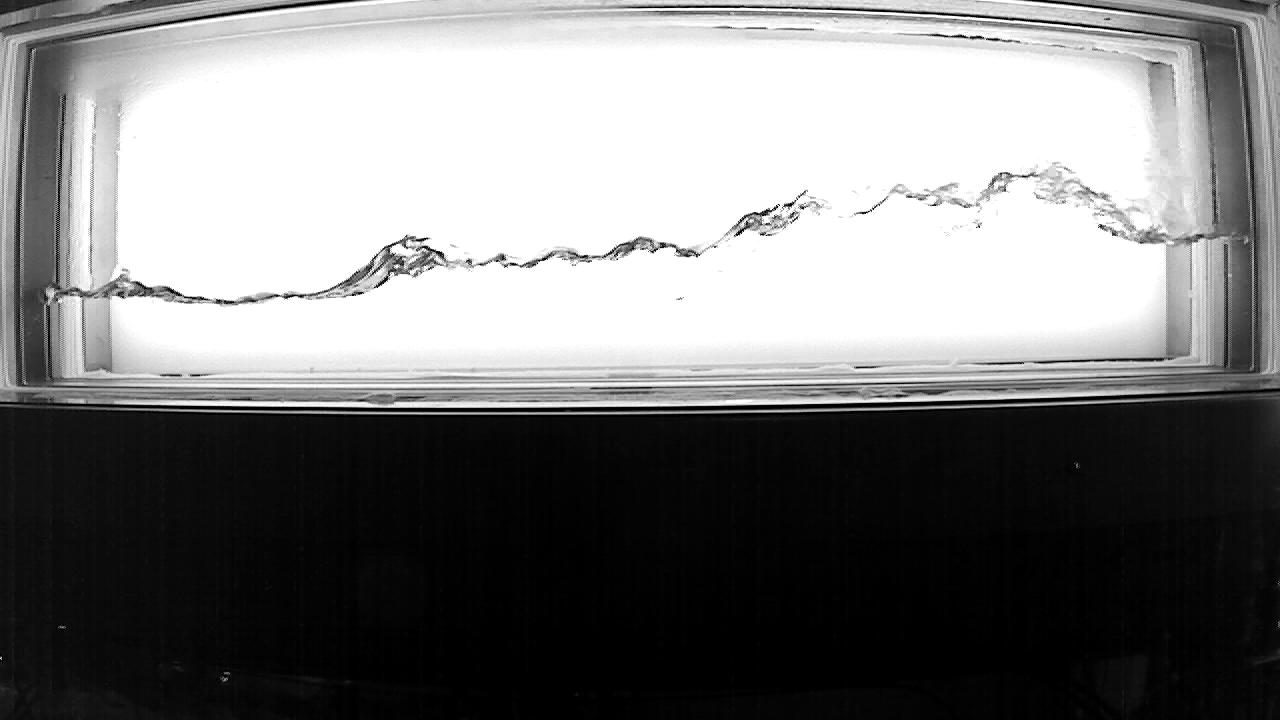
#> input picture Cam2_4.jpeg, 1280 x 720 px
$ jupyter execute 'HZDR 1d Test pakai gambar dari camera 2.ipynb'
#> lines starting #> are read from the running program, lines starting #| are printed output that depends on the picture; after the words box and inside, x2 and y2 are one past the last pixel; in counts of white or black regions, pixels touching at a corner belong together
[cell 1]
import cv2
import numpy as np
import matplotlib.pyplot as plt
import seaborn as sns; sns.set()
from skimage import draw

[cell 2]
def preprocess_image(filename):
#> called with filename = 'Cam2_4.jpeg'
    bgr_image       = cv2.imread(filename)
#> bgr_image is the input picture: shape (720, 1280, 3); min 0, max 255, mean 125.2
    rgb_image       = cv2.cvtColor(bgr_image, cv2.COLOR_BGR2RGB)
    gray_image      = cv2.cvtColor(rgb_image, cv2.COLOR_RGB2GRAY)
    # ANGKA THRESHOLD ADALAH 210 YANG ADA DI BAWAH SINI
    _, binary_image = cv2.threshold(gray_image, 210, 255, cv2.THRESH_BINARY)
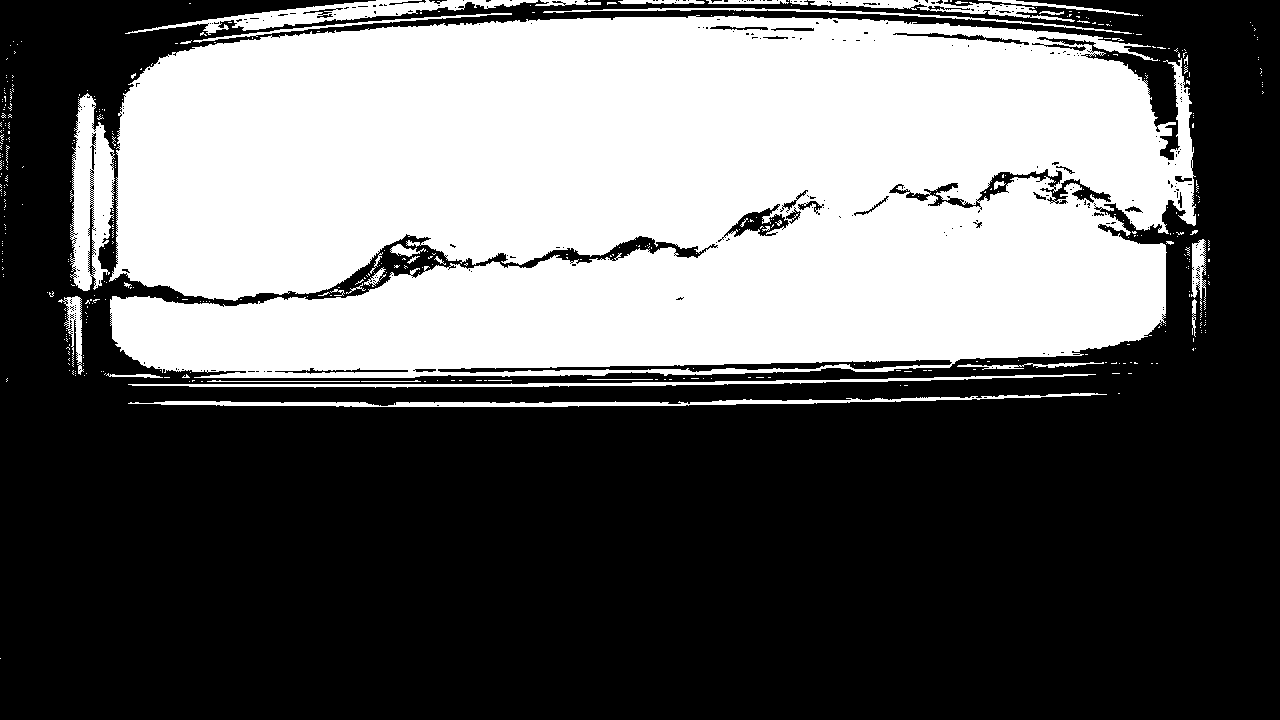
#> binary_image: shape (720, 1280); 39.8% white; 467 white regions (425 under 20 px), largest, box (x1, y1, x2, y2) and area: (109, 15, 1196, 378) 341518, (70, 93, 115, 291) 5593, (125, 0, 538, 35) 3855
    binary_image    = binary_image/255

    return binary_image, gray_image

[cell 3]
binary_image, gray_image = preprocess_image('Cam2_4.jpeg')
size = 5
y_start = 100

plt.figure(figsize=(10,10))
binary_image[110-size:110+size,150-size:150+size] = 0
binary_image[y_start-size:y_start+size,175-size:175+size] = 0
binary_image[y_start-size:y_start+size,200-size:200+size] = 0
binary_image[y_start-size:y_start+size,225-size:225+size] = 0
binary_image[y_start-size:y_start+size,250-size:250+size] = 0
binary_image[y_start-size:y_start+size,275-size:275+size] = 0
binary_image[y_start-size:y_start+size,300-size:300+size] = 0
binary_image[y_start-size:y_start+size,325-size:325+size] = 0
binary_image[y_start-size:y_start+size,350-size:350+size] = 0
binary_image[y_start-size:y_start+size,375-size:375+size] = 0
binary_image[y_start-size:y_start+size,400-size:400+size] = 0
binary_image[y_start-size:y_start+size,425-size:425+size] = 0
binary_image[y_start-size:y_start+size,450-size:450+size] = 0
binary_image[y_start-size:y_start+size,475-size:475+size] = 0
binary_image[y_start-size:y_start+size,500-size:500+size] = 0
binary_image[y_start-size:y_start+size,525-size:525+size] = 0
binary_image[y_start-size:y_start+size,550-size:550+size] = 0
binary_image[y_start-size:y_start+size,575-size:575+size] = 0
binary_image[y_start-size:y_start+size,600-size:600+size] = 0
binary_image[y_start-size:y_start+size,625-size:625+size] = 0
binary_image[y_start-size:y_start+size,650-size:650+size] = 0
binary_image[y_start-size:y_start+size,675-size:675+size] = 0
binary_image[y_start-size:y_start+size,700-size:700+size] = 0
binary_image[y_start-size:y_start+size,725-size:725+size] = 0
binary_image[y_start-size:y_start+size,750-size:750+size] = 0
binary_image[y_start-size:y_start+size,775-size:775+size] = 0
binary_image[y_start-size:y_start+size,800-size:800+size] = 0
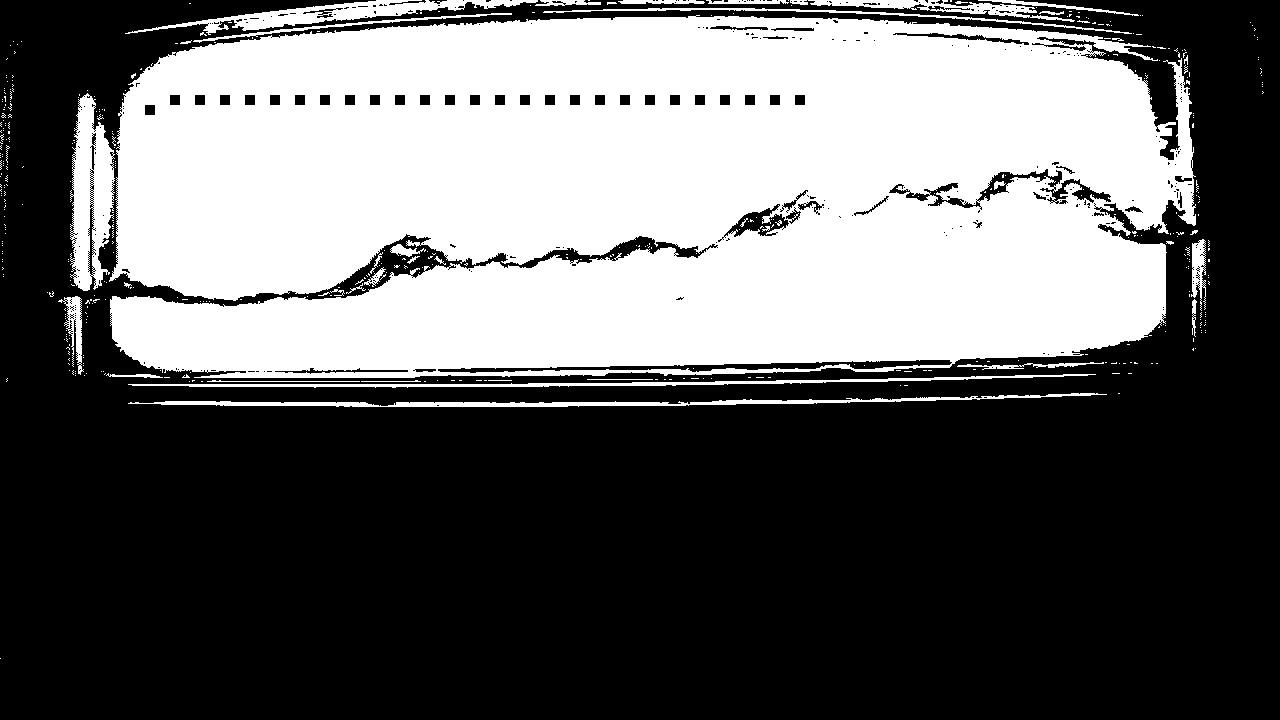
#> binary_image: shape (720, 1280) float64; values 0 (black) and 1 (white), 39.5% white; 467 white regions (425 under 20 px), largest, box (x1, y1, x2, y2) and area: (109, 15, 1196, 378) 338818, (70, 93, 115, 291) 5593, (125, 0, 538, 35) 3855
binary_image[y_start-size:y_start+size,825-size:825+size] = 0
binary_image[y_start-size:y_start+size,850-size:850+size] = 0
binary_image[y_start-size:y_start+size,875-size:875+size] = 0
binary_image[y_start-size:y_start+size,900-size:900+size] = 0
binary_image[y_start-size:y_start+size,925-size:925+size] = 0
binary_image[y_start-size:y_start+size,950-size:950+size] = 0
binary_image[y_start-size:y_start+size,975-size:975+size] = 0
binary_image[y_start-size:y_start+size,1000-size:1000+size] = 0
binary_image[y_start-size:y_start+size,1025-size:1025+size] = 0
binary_image[y_start-size:y_start+size,1050-size:1050+size] = 0
binary_image[y_start-size:y_start+size,1075-size:1075+size] = 0
binary_image[y_start-size:y_start+size,1100-size:1100+size] = 0
binary_image[120-size:120+size,1125-size:1125+size] = 0

# INI UNTUK MEMPERKIRAKAN KETINGGIAN DARI STARTING POINT KE DASAR WADAH
# DI SINI SAYA COBA PAKAI TINGGI 200, TAPI TERNYATA MASIH KURANG
binary_image[y_start:y_start+200,600-size:600+size] = 0


plt.imshow(binary_image, cmap='gray')

[cell 4]
binary_image, gray_image = preprocess_image('Cam2_4.jpeg')
size = 5
y_start = 100

plt.figure(figsize=(10,10))
binary_image[110-size:110+size,150-size:150+size] = 0
binary_image[y_start-size:y_start+size,175-size:175+size] = 0
binary_image[y_start-size:y_start+size,200-size:200+size] = 0
binary_image[y_start-size:y_start+size,225-size:225+size] = 0
binary_image[y_start-size:y_start+size,250-size:250+size] = 0
binary_image[y_start-size:y_start+size,275-size:275+size] = 0
binary_image[y_start-size:y_start+size,300-size:300+size] = 0
binary_image[y_start-size:y_start+size,325-size:325+size] = 0
binary_image[y_start-size:y_start+size,350-size:350+size] = 0
binary_image[y_start-size:y_start+size,375-size:375+size] = 0
binary_image[y_start-size:y_start+size,400-size:400+size] = 0
binary_image[y_start-size:y_start+size,425-size:425+size] = 0
binary_image[y_start-size:y_start+size,450-size:450+size] = 0
binary_image[y_start-size:y_start+size,475-size:475+size] = 0
binary_image[y_start-size:y_start+size,500-size:500+size] = 0
binary_image[y_start-size:y_start+size,525-size:525+size] = 0
binary_image[y_start-size:y_start+size,550-size:550+size] = 0
binary_image[y_start-size:y_start+size,575-size:575+size] = 0
binary_image[y_start-size:y_start+size,600-size:600+size] = 0
binary_image[y_start-size:y_start+size,625-size:625+size] = 0
binary_image[y_start-size:y_start+size,650-size:650+size] = 0
binary_image[y_start-size:y_start+size,675-size:675+size] = 0
binary_image[y_start-size:y_start+size,700-size:700+size] = 0
binary_image[y_start-size:y_start+size,725-size:725+size] = 0
binary_image[y_start-size:y_start+size,750-size:750+size] = 0
binary_image[y_start-size:y_start+size,775-size:775+size] = 0
binary_image[y_start-size:y_start+size,800-size:800+size] = 0
binary_image[y_start-size:y_start+size,825-size:825+size] = 0
binary_image[y_start-size:y_start+size,850-size:850+size] = 0
binary_image[y_start-size:y_start+size,875-size:875+size] = 0
binary_image[y_start-size:y_start+size,900-size:900+size] = 0
binary_image[y_start-size:y_start+size,925-size:925+size] = 0
binary_image[y_start-size:y_start+size,950-size:950+size] = 0
binary_image[y_start-size:y_start+size,975-size:975+size] = 0
binary_image[y_start-size:y_start+size,1000-size:1000+size] = 0
binary_image[y_start-size:y_start+size,1025-size:1025+size] = 0
binary_image[y_start-size:y_start+size,1050-size:1050+size] = 0
binary_image[y_start-size:y_start+size,1075-size:1075+size] = 0
binary_image[y_start-size:y_start+size,1100-size:1100+size] = 0
binary_image[120-size:120+size,1125-size:1125+size] = 0

# INI UNTUK MEMPERKIRAKAN KETINGGIAN DARI STARTING POINT KE DASAR WADAH
# DI SINI SAYA COBA PAKAI TINGGI 200, TAPI TERNYATA MASIH KURANG
binary_image[y_start:y_start+266,600-size:600+size] = 0
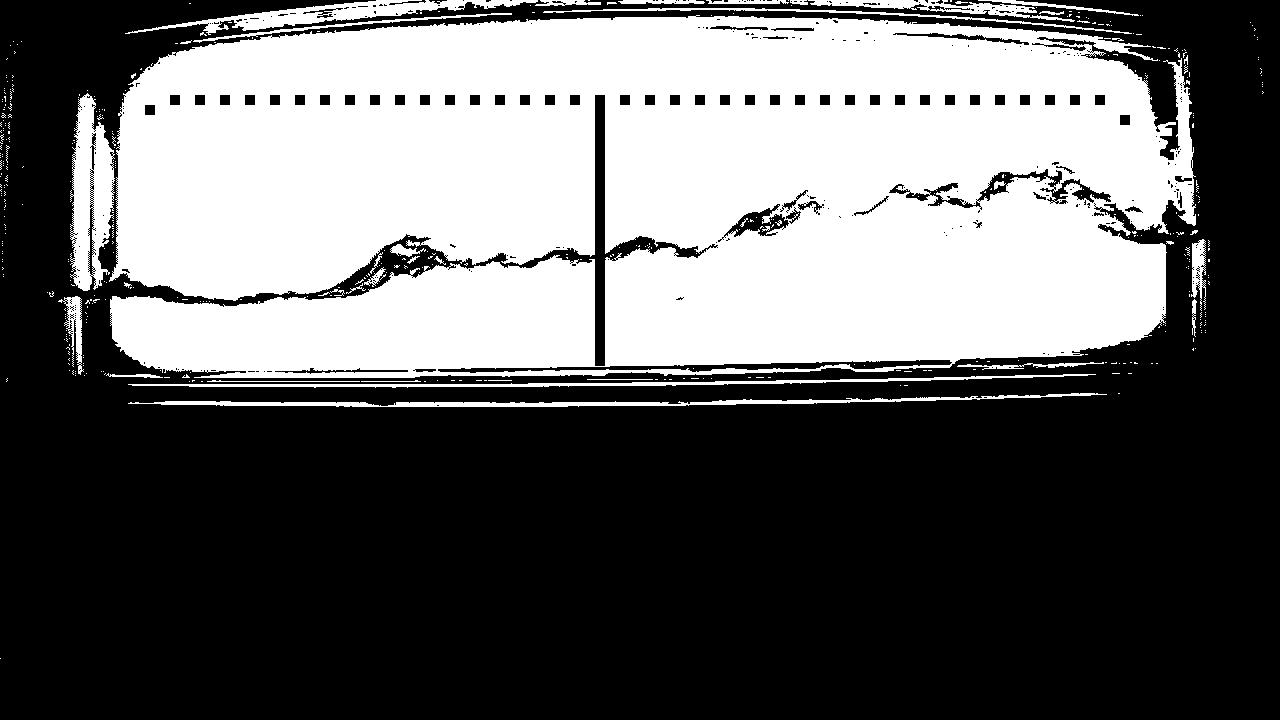
#> binary_image: shape (720, 1280) float64; values 0 (black) and 1 (white), 39.1% white; 467 white regions (425 under 20 px), largest, box (x1, y1, x2, y2) and area: (109, 15, 1196, 378) 334950, (70, 93, 115, 291) 5593, (125, 0, 538, 35) 3855


plt.imshow(binary_image, cmap='gray')
